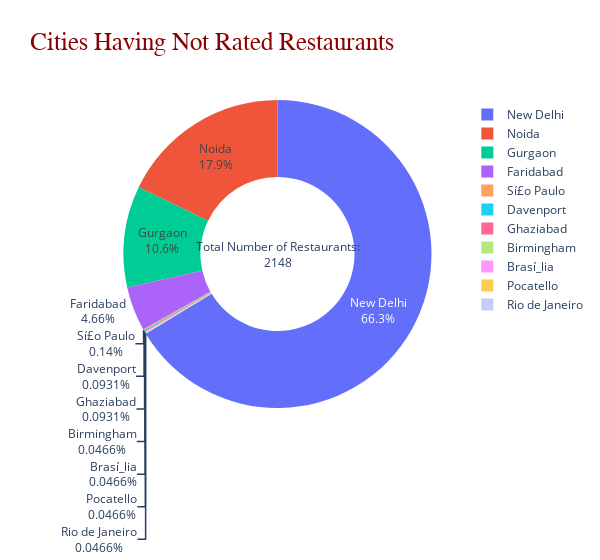

The code cell stored with this chart in its notebook:
### Code cell
fig6=go.Figure(go.Pie(labels=Total_Restaurants_Not_Rated.index,
                      values=Total_Restaurants_Not_Rated.Total_Restaurants,
                      hovertemplate ="%{label}<br>Restaurant Count:%{value}",
                      hoverinfo=None,
                      texttemplate = "%{label}<br>%{percent}",
                      showlegend=True,
                      hole=0.5))
fig6.update_layout(title_text = 'Cities Having Not Rated Restaurants',
                   title_font = dict(size=25,family='Verdana',color='darkred'),
                   annotations=[dict(text='Total Number of Restaurants:<br>'+str(Total_Restaurants_Not_Rated.sum()[0]), x=0.5, y=0.5, font_size=12, showarrow=False)],width=600)
fig6.show()

### Figure 1 — Plotly figure (JSON) as saved in the notebook; plotly's stock layout.template omitted (floating-point values rounded to 4 significant figures)
{"data": [{"hole": 0.5, "hovertemplate": "%{label}<br>Restaurant Count:%{value}", "labels": ["Birmingham", "Brasí_lia", "Davenport", "Faridabad", "Ghaziabad", "Gurgaon", "New Delhi", "Noida", "Pocatello", "Rio de Janeiro", "Sí£o Paulo"], "showlegend": true, "texttemplate": "%{label}<br>%{percent}", "type": "pie", "values": [1, 1, 2, 100, 2, 228, 1425, 384, 1, 1, 3]}], "layout": {"annotations": [{"font": {"size": 12}, "showarrow": false, "text": "Total Number of Restaurants:<br>2148", "x": 0.5, "y": 0.5}], "title": {"font": {"color": "darkred", "family": "Verdana", "size": 25}, "text": "Cities Having Not Rated Restaurants"}, "width": 600}}
